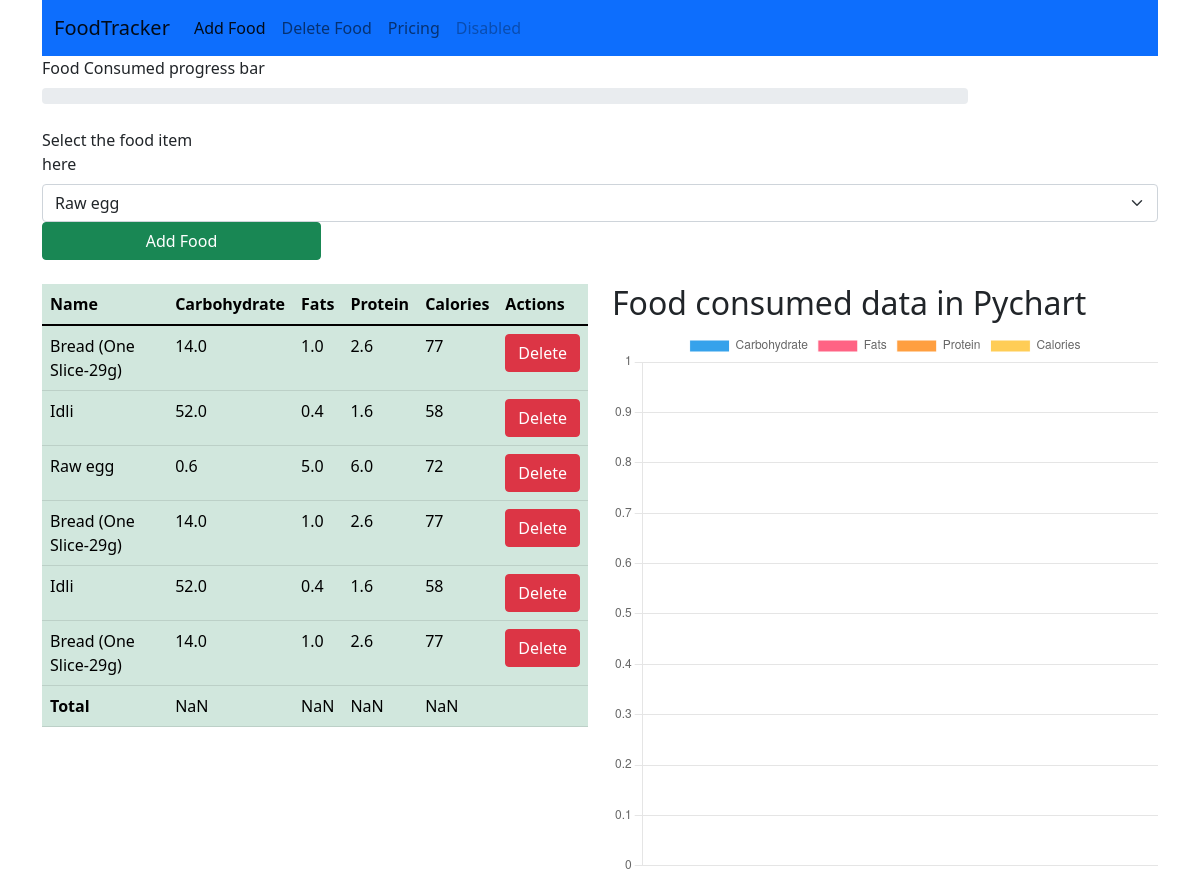
Screenshot of /index (signed in) with the database file from the repository.
### FoodTrackingApp/models.py (models this page shows, shortened)
class Food_consume(models.Model):
    food_consume=models.ForeignKey(Food,on_delete=models.CASCADE)
    user=models.ForeignKey(User,on_delete=models.CASCADE)

class Food(models.Model):
    name=models.CharField(max_length=100)
    carbs=models.FloatField()
    fats=models.FloatField()
    protein=models.FloatField()
    calories=models.IntegerField()

### FoodTrackingApp/views.py (the view)
# urls.py: path('index',views.Index,name='Index'),
def Index(request):
    if request.method=='POST':
        vfood_consumed=request.POST.get('food_consume')
        consume=Food.objects.get(name=vfood_consumed)
        vuser=request.user# to get the current user
        food_consume=Food_consume(user=vuser,food_consume=consume)
        food_consume.save()
        food_item = Food.objects.all()
    else:
        food_item=Food.objects.all()
    food_selected=Food_consume.objects.filter(user=request.user)
    return render(request,'Index.html',{'food':food_item,'food_item':food_selected})

### FoodTrackingApp/templates/Index.html (shortened to what this page needs)
{% load static %}
<!DOCTYPE html>
<html lang="en">
<head>
    <link href="{% static 'css/bootstrap.min.css' %}" rel="stylesheet">
</head>
<body>
<div class="container">
    <nav class="navbar navbar-expand-lg navbar-light bg-primary">
      <div class="container-fluid">
        <a class="navbar-brand" href="{% url 'Index' %}">FoodTracker</a>
        <div class="collapse navbar-collapse" id="navbarNav">
          <ul class="navbar-nav">
            <li class="nav-item">
              <a class="nav-link active" aria-current="page" href="{% url 'loadfood' %}">Add Food</a>
            </li>
            <li class="nav-item">
              <a class="nav-link" href="#">Delete Food</a>
            </li>
            <li class="nav-item">
              <a class="nav-link" href="#">Pricing</a>
            </li>
            <li class="nav-item">
              <a class="nav-link disabled">Disabled</a>
            </li>
          </ul>
        </div>
      </div>
    </nav>
    <div class="row">
        <div class="col-sm-10">
            <label class="form-label">Food Consumed progress bar</label>
           <div class="progress">
           </div>
        </div>
    </div><br>
    <div class="row">
        <div class="col-md-12">
            <form method="post">
                <label class="col-md-2 form-label">Select the food item here</label>
                    <select name="food_consume" id="food_consume" class="col-md-6 form-select">
                        {% for f in food %}
                        <option value="{{f.name}}">{{f.name}}</option>
                        {% endfor %}
                    </select>
                    <button type="submit" class=" col-md-3 btn btn-success">Add Food</button>
            </form>
        </div>
    </div><br>
    <div class="row">
        <div class="col-md-6">
            <table id="table" class="table table-stripe table-success">
                <thead>
                    <tr>
                        <th>Name</th>
                        <th>Carbohydrate</th>
                        <th>Fats</th>
                        <th>Protein</th>
                        <th>Calories</th>
                        <th>Actions</th>
                    </tr>
                </thead>
                <tbody>
                   {% for food in food_item %}
                        <tr>
                            <td>{{food.food_consume.name}}</td>
                            <td>{{food.food_consume.carbs}}</td>
                            <td>{{food.food_consume.fats}}</td>
                            <td>{{food.food_consume.protein}}</td>
                            <td>{{food.food_consume.calories}}</td>
                            <td><a href="{% url 'delFood' food.id %}" class="btn btn-danger">Delete</a></td>
                        </tr>
                   {% endfor %}
                    <tr>
                        <td id="1"><b>Total</b></td>
                        <td id="carbs"><b> </b></td>
                        <td id="fats"><b> </b></td>
                        <td id="pro"><b> </b></td>
                        <td id="cal"><b> </b></td>
                        <td><b> </b></td>
                    </tr>
                </tbody>
            </table>
        </div>
        <div class="col-md-6">
            <h2>Food consumed data in Pychart</h2>
            <div>
              <canvas id="myChart" height="400" width="400"></canvas>
            </div>
        </div>
    </div>
</div>
</body>
<script type="text/javascript">
    table=document.getElementById("table")
    var carbs=0,fats=0,protein=0,calori=0;
    for(var i=1; i<table.rows.length-1; i++)
    {
        carbs=carbs+parseFloat(table.rows[i].cells[1].innerHTML);
        carbs=Math.round(carbs)
        fats=fats+parseFloat(table.rows[i].cells[2].innerHTML);
        fats=Math.round(fats)
        protein=protein+parseFloat(table.rows[i].cells[3].innerHTML);
        protein=Math.round(protein)
        calori=calori+parseFloat(table.rows[i].cells[4].innerHTML);
        calori=Math.round(calori)
    }
    document.getElementById("carbs").innerHTML=carbs;
    document.getElementById("fats").innerHTML=fats;
    document.getElementById("pro").innerHTML=protein;
    document.getElementById("cal").innerHTML=calori;
    calpercen=(calori/1500)*100;
    document.getElementById("progress-bar").setAttribute("style","width: "+calpercen+"%");
    totnutrient=carbs+fats+protein+calori
    percarbs=parseFloat(carbs/totnutrient)*100
    perfats=parseFloat(fats/totnutrient)*100
    perprotein=parseFloat(protein/totnutrient)*100
    percalori=parseFloat(calori/totnutrient)*100
    const ctx = document.getElementById('myChart');
      new Chart(ctx, {
        type: 'doughnut',
        data: {
          labels: ['Carbohydrate', 'Fats', 'Protein', 'Calories'],
          datasets: [{
            label: '# of Votes',
            data: [percarbs, perfats, perprotein, percalori],
            borderWidth: 1
          }]
        },
        options: {
          scales: {
            y: {
              beginAtZero: true
            }
          }
        }
      });
</script>
</html>

### rows the page displays
Food_consume: food_consume.name "Bread (One Slice-29g)", food_consume.carbs "14.0", food_consume.fats "1.0", food_consume.protein "2.6", food_consume.calories "77"
Food_consume: food_consume.name "Idli", food_consume.carbs "52.0", food_consume.fats "0.4", food_consume.protein "1.6", food_consume.calories "58"
Food_consume: food_consume.name "Raw egg", food_consume.carbs "0.6", food_consume.fats "5.0", food_consume.protein "6.0", food_consume.calories "72"
Food_consume: food_consume.name "Bread (One Slice-29g)", food_consume.carbs "14.0", food_consume.fats "1.0", food_consume.protein "2.6", food_consume.calories "77"
Food_consume: food_consume.name "Idli", food_consume.carbs "52.0", food_consume.fats "0.4", food_consume.protein "1.6", food_consume.calories "58"
Food_consume: food_consume.name "Bread (One Slice-29g)", food_consume.carbs "14.0", food_consume.fats "1.0", food_consume.protein "2.6", food_consume.calories "77"

### other values shown
form field food_consume "Raw egg"
